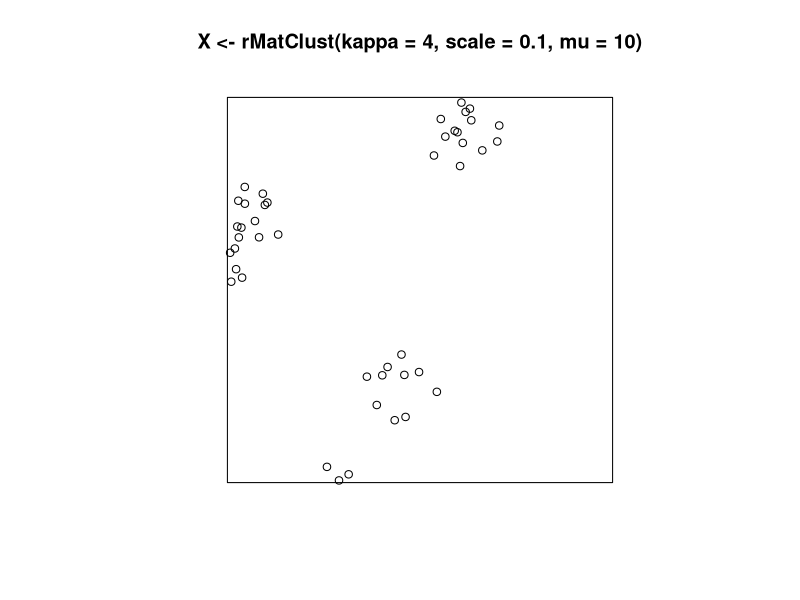

Write the R code that produced this figure. (Note: this script raises an error after producing the figure.)
#'      SSAI course on spatial point patterns with spatstat
#'                     Perth, May 2017
#' 
#'                   Lecturer's R script 
#'                  Session 9: cluster and Cox processes
#' 
#'         Copyright (c) Adrian Baddeley and Ege Rubak 2017
#' 
library(spatstat)

set.seed(10)
plot(X <- rMatClust(kappa=4, scale=0.1, mu=10))
plot(attr(X, "parents"), add=TRUE, col="green",pch=16)

plot(rMatClust(4, 0.1, 10, nsim=20))

kppm(X ~ 1, "MatClust")

Z <- rMatClust(30, 0.05, 4)
plot(Z)
kppm(Z ~ 1, "MatClust")

set.seed(1919)
Y <- rThomas(50, 0.03, 10)
plot(Y)
kppm(Y ~ 1, "Thomas")

set.seed(1985)
U <- rnoise(runif, max=200)
V <- Smooth(U, sigma=0.05, normalise=TRUE)
V <- 100 + 7 * (V-100)
plot(V)
plot(rpoispp(V), add=TRUE, pch=16)

X <- rLGCP("exp", 4, var=1.5, scale=0.03)
plot(X)
plot(Kest(X))
plot(Lam <- attr(X, "Lambda"))
plot(log(Lam))
hist(log(Lam))

kppm(X ~ 1, "LGCP", model="exp", statistic="pcf")
